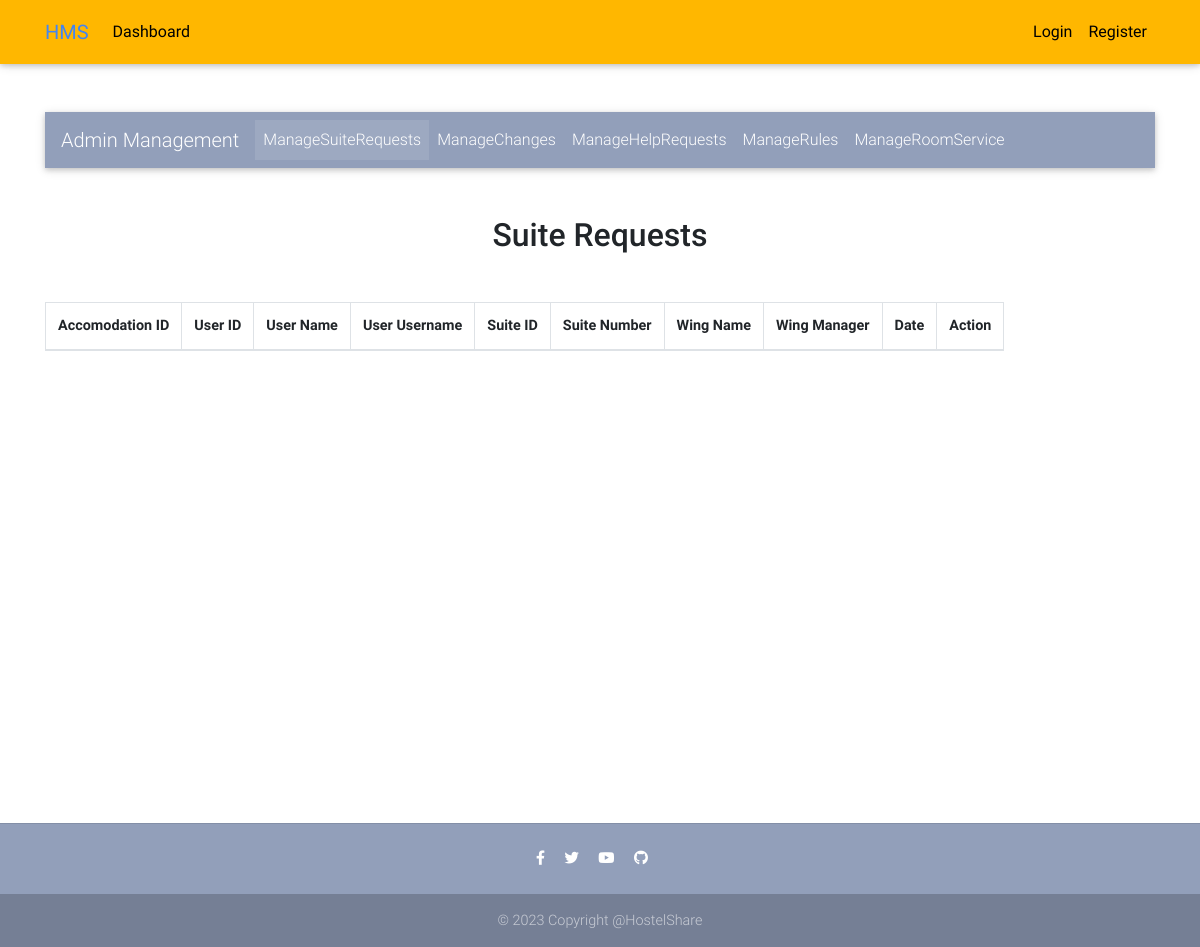
Before: /admin_home with the older database file.
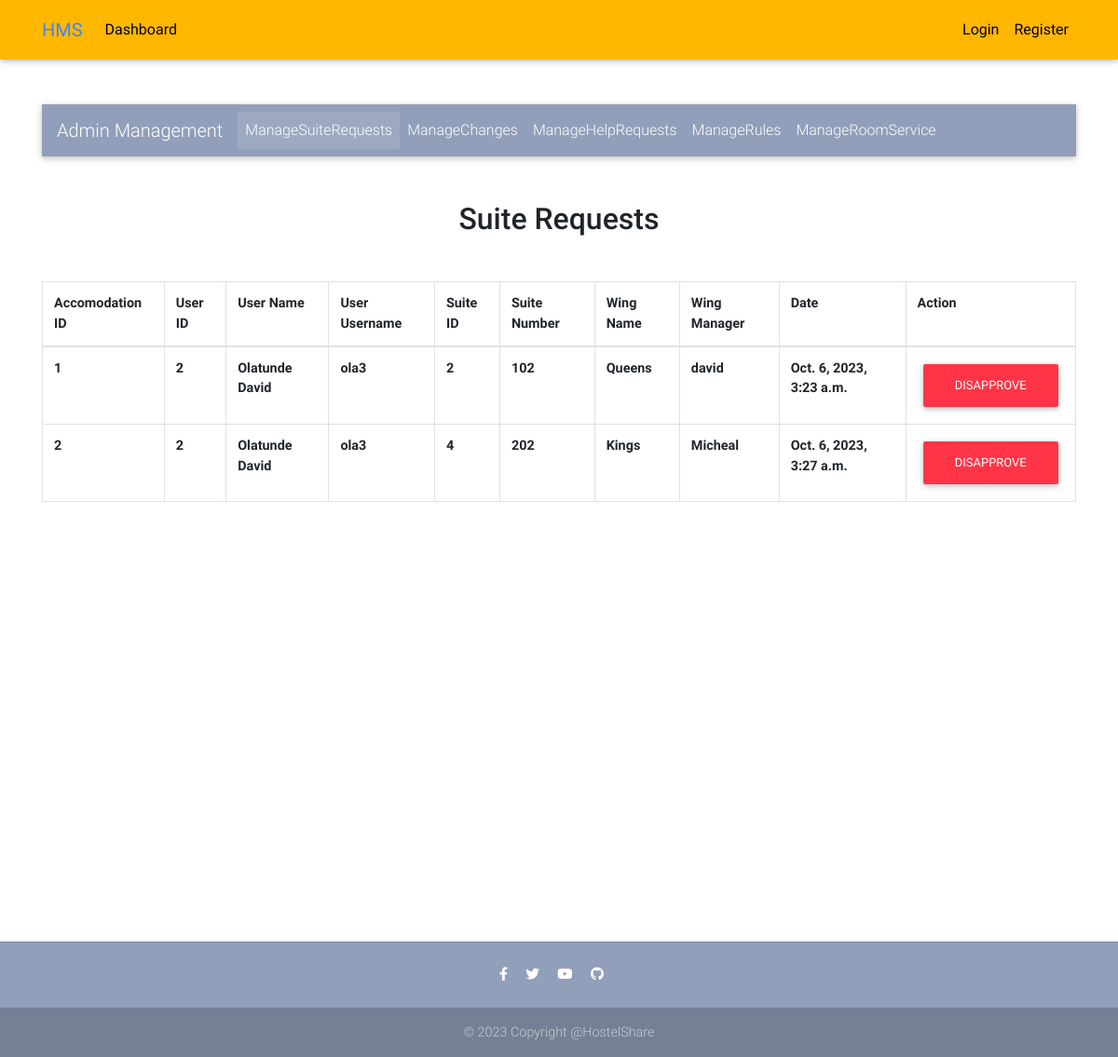
After: the same page with the newer database file.
### app_core/models.py (models this page shows, shortened)
class SuiteRequest(models.Model):
    user = models.ForeignKey(User, on_delete = models.CASCADE)
    room = models.ForeignKey(Room, on_delete=models.CASCADE)
    nights = models.IntegerField(default=1)
    approved = models.BooleanField(default=False)
    created_at = models.DateTimeField(auto_now = True)
    updated_at = models.DateTimeField(auto_now_add = True)

class Room(models.Model):
    user = models.ForeignKey(User, on_delete=models.CASCADE, null=True, blank=True)
    wing = models.ForeignKey(Wing, on_delete = models.CASCADE)
    package = models.ForeignKey(Package, on_delete = models.CASCADE)
    room_number = models.IntegerField(unique=True)
    room_tag = models.CharField(max_length = 10, default="NEW")
    condition = models.CharField(max_length=50)
    is_available = models.BooleanField(default=True)
    image1 = models.FileField(default="default.png")
    image2 = models.FileField(default="default.png")
    image3 = models.FileField(default="default.png")
    created_at = models.DateTimeField(auto_now = True)
    updated_at = models.DateTimeField(auto_now_add = True)

class Wing(models.Model):
    wing_manager = models.ForeignKey(WingManager, on_delete = models.CASCADE)
    wing_name = models.CharField(max_length = 50)
    wing_number = models.BigIntegerField(null = True)
    created_at = models.DateTimeField(auto_now = True)
    updated_at = models.DateTimeField(auto_now_add = True)

class WingManager(models.Model):
    first_name = models.CharField(max_length = 50)
    last_name = models.CharField(max_length = 50)
    email = models.CharField(max_length = 50)
    address = models.CharField(max_length = 50)
    phone_no = models.CharField(max_length = 100)
    created_at = models.DateTimeField(auto_now = True)
    updated_at = models.DateTimeField(auto_now_add = True)

### app_core/admin_views.py (the view)
# urls.py: path("admin_home", admin_home, name="admin-welcome-page"),
def admin_home(request):
    requestss = SuiteRequest.objects.all()
    context = {"requestss":requestss}
    return render(request, "admin_templates/admin_home.html", context)

### app_core/templates/admin_templates/admin_home.html (shortened to what this page needs)
{% extends 'admin_templates/base.html' %}
{% block content %}
<br><br><br><br>
<main>
    <div class="container">
    {% include 'admin_templates/admin_nav.html' %}
    <h2 class="my-5 h2 text-center">Suite Requests</h2>
        <div class="table">
            <table class="table-stripped table-hovered table-bordered">
                <thead>
                    <tr>
                        <td>Accomodation ID</td>
                        <td>User ID</td>
                        <td>User Name</td>
                        <td>User Username</td>
                        <td>Suite ID</td>
                        <td>Suite Number</td>
                        <td>Wing Name</td>
                        <td>Wing Manager</td>
                        <td>Date</td>
                        <td>Action</td>
                    </tr>
                </thead>
                <tbody>
                    {% for request in requestss %}
                    <tr>
                        <td>{{request.id}}</td>
                        <td>{{request.user.id}}</td>
                        <td>{{request.user.first_name}}</td>
                        <td>{{request.user.username}}</td>
                        <td>{{request.room.id}}</td>
                        <td>{{request.room.room_number}}</td>
                        <td>{{request.room.wing.wing_name}}</td>
                        <td>{{request.room.wing.wing_manager.first_name}}</td>
                        <td>{{request.created_at}}</td>
                        {% if request.approved %}
                        <td><a href="{% url 'app:approve_or_disapprove' request.id %}" type="button" class="btn btn-danger">Disapprove</a></td>
                        {% else %}
                        <td><a href="{% url 'app:approve_or_disapprove' request.id %}" type="button" class="btn btn-success">Approve</a></td>
                        {% endif %}
                    </tr>
                    {% endfor %}
                </tbody>
            </table>
        </div>
    </div>
</main>
<br><br><br><br><br><br><br><br><br><br><br><br><br><br><br><br><br><br>
{% endblock %}hh

Changed rows visible on the page:
added SuiteRequest: id "1", user.id "2", user.first_name "Olatunde David", user.username "ola3", room.id "2", room.room_number "102", room.wing.wing_name "Queens", room.wing.wing_manager.first_name "david", created_at "Oct. 6, 2023, 3:23 a.m.", approved "DISAPPROVE"
added SuiteRequest: id "2", user.id "2", user.first_name "Olatunde David", user.username "ola3", room.id "4", room.room_number "202", room.wing.wing_name "Kings", room.wing.wing_manager.first_name "Micheal", created_at "Oct. 6, 2023, 3:27 a.m.", approved "DISAPPROVE"
